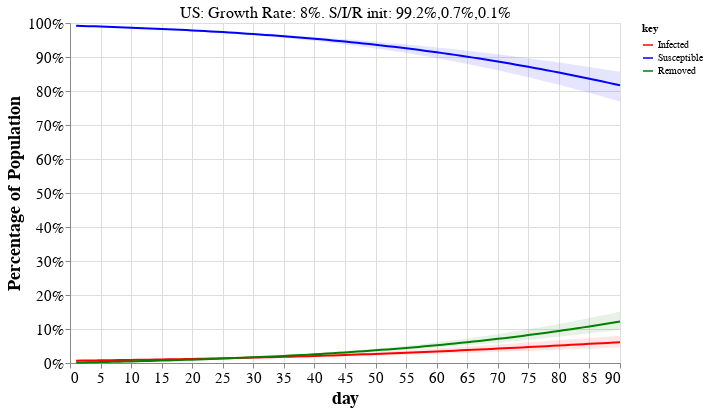

Here is the notebook cell this chart was saved with:
### Markdown cell above
<a id='examples'></a>

## Interactive plot of Model predictions

For top 20 countries by estimated new cases.

> Tip: Choose a country from the drop-down menu to see the calculations used in the tables above and the dynamics of the model.

### Code cell
#hide_input
sir_plot_countries = df.sort_values('Cases.new.est', ascending=False).head(20).index
_, debug_dfs = helper.table_with_projections(debug_countries=sir_plot_countries)

df_alt = pd.concat([d.reset_index() for d in debug_dfs], axis=0)
covid_helpers.altair_sir_plot(df_alt, sir_plot_countries[0])

### Figure 1 — Vega-Lite specification as saved in the notebook (floating-point values rounded to 4 significant figures; data arrays with more than 128 entries replaced by an {"elided": "..."} marker saying what was removed)
{"config": {"view": {"continuousWidth": 400, "continuousHeight": 300}, "axis": {"grid": true, "labelFontSize": 15, "titleFontSize": 18}, "title": {"fontSize": 20}}, "layer": [{"mark": "line", "encoding": {"color": {"type": "nominal", "field": "key", "scale": {"domain": ["Infected", "Susceptible", "Removed"], "range": ["red", "blue", "green"]}}, "x": {"type": "quantitative", "field": "day"}, "y": {"type": "quantitative", "axis": {"format": "%", "title": "Percentage of Population"}, "field": "value"}}, "selection": {"Select": {"type": "single", "fields": ["country"], "init": {"country": "US"}, "bind": {"input": "select", "options": ["Belgium", "Brazil", "Canada", "Ecuador", "France", "Germany", "India", "Indonesia", "Iran", "Ireland", "Italy", "Mexico", "Netherlands", "Peru", "Portugal", "Spain", "Sweden", "Turkey", "US", "United Kingdom"]}}}, "transform": [{"fold": ["Infected", "Susceptible", "Removed"]}]}, {"layer": [{"layer": [{"mark": {"type": "area", "color": "red", "opacity": 0.1}, "encoding": {"x": {"type": "quantitative", "field": "day"}, "y": {"type": "quantitative", "field": "Infected\\.max"}, "y2": {"field": "Infected\\.min"}}}, {"mark": {"type": "area", "color": "blue", "opacity": 0.1}, "encoding": {"x": {"type": "quantitative", "field": "day"}, "y": {"type": "quantitative", "field": "Susceptible\\.max"}, "y2": {"field": "Susceptible\\.min"}}}]}, {"mark": {"type": "area", "color": "green", "opacity": 0.1}, "encoding": {"x": {"type": "quantitative", "field": "day"}, "y": {"type": "quantitative", "field": "Removed\\.max"}, "y2": {"field": "Removed\\.min"}}}]}, {"data": {"name": "data-377c4305bf82822ad4be4b87b1d72207"}, "mark": {"type": "text", "dx": 0, "dy": -180, "size": 16}, "encoding": {"text": {"type": "nominal", "field": "title"}}, "transform": [{"filter": {"selection": "Select"}}]}], "data": {"name": "data-a36c8de3a02086e191218650ba659ca2"}, "height": 340, "transform": [{"filter": {"selection": "Select"}}], "width": 550, "$schema": "https://vega.github.io/schema/vega-lite/v4.8.1.json", "datasets": {"data-a36c8de3a02086e191218650ba659ca2": {"elided": "1800 records"}, "data-377c4305bf82822ad4be4b87b1d72207": [{"country": "US", "title": "US: Growth Rate: 8%. S/I/R init: 99.2%,0.7%,0.1%"}, {"country": "France", "title": "France: Growth Rate: 6%. S/I/R init: 97.0%,2.4%,0.6%"}, {"country": "United Kingdom", "title": "United Kingdom: Growth Rate: 9%. S/I/R init: 97.9%,1.8%,0.3%"}, {"country": "Spain", "title": "Spain: Growth Rate: 4%. S/I/R init: 96.7%,2.3%,1.0%"}, {"country": "Italy", "title": "Italy: Growth Rate: 3%. S/I/R init: 97.3%,1.6%,1.1%"}, {"country": "Belgium", "title": "Belgium: Growth Rate: 6%. S/I/R init: 96.8%,2.5%,0.7%"}, {"country": "Brazil", "title": "Brazil: Growth Rate: 12%. S/I/R init: 99.9%,0.1%,0.0%"}, {"country": "Turkey", "title": "Turkey: Growth Rate: 12%. S/I/R init: 99.8%,0.2%,0.0%"}, {"country": "Netherlands", "title": "Netherlands: Growth Rate: 5%. S/I/R init: 98.4%,1.2%,0.4%"}, {"country": "Iran", "title": "Iran: Growth Rate: 3%. S/I/R init: 99.5%,0.3%,0.2%"}, {"country": "Germany", "title": "Germany: Growth Rate: 4%. S/I/R init: 99.7%,0.2%,0.1%"}, {"country": "Sweden", "title": "Sweden: Growth Rate: 7%. S/I/R init: 98.9%,0.8%,0.3%"}, {"country": "Peru", "title": "Peru: Growth Rate: 22%. S/I/R init: 99.8%,0.2%,0.0%"}, {"country": "India", "title": "India: Growth Rate: 16%. S/I/R init: 100.0%,0.0%,0.0%"}, {"country": "Ecuador", "title": "Ecuador: Growth Rate: 19%. S/I/R init: 99.7%,0.3%,0.0%"}, {"country": "Canada", "title": "Canada: Growth Rate: 7%. S/I/R init: 99.8%,0.2%,0.0%"}, {"country": "Ireland", "title": "Ireland: Growth Rate: 11%. S/I/R init: 99.1%,0.7%,0.2%"}, {"country": "Mexico", "title": "Mexico: Growth Rate: 13%. S/I/R init: 100.0%,0.0%,0.0%"}, {"country": "Indonesia", "title": "Indonesia: Growth Rate: 9%. S/I/R init: 100.0%,0.0%,0.0%"}, {"country": "Portugal", "title": "Portugal: Growth Rate: 7%. S/I/R init: 99.5%,0.4%,0.1%"}]}}
